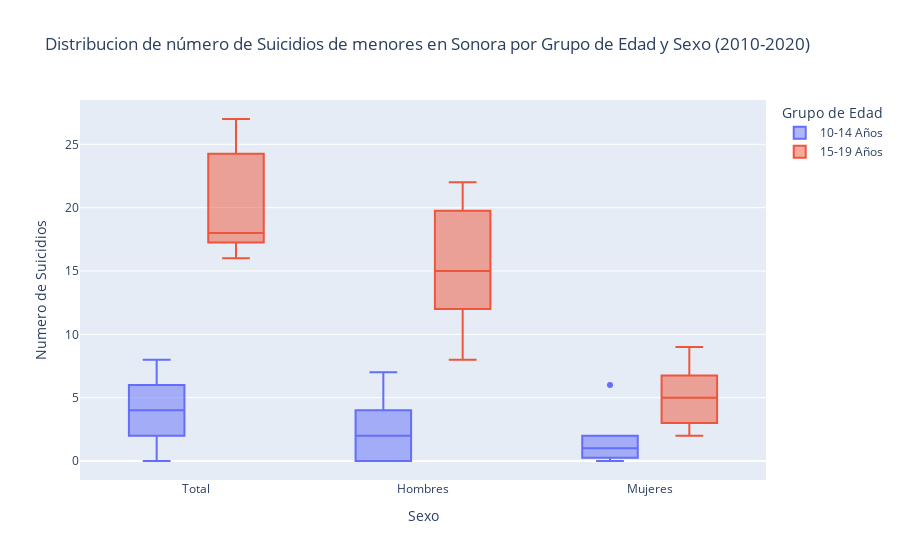

Notebook code for this chart:
### Code cell
fig = px.box(sonora_data_tidy, x="sexo", y="suicidios", color='grupo_edad',
             title='Distribucion de número de Suicidios de menores en Sonora por Grupo de Edad y Sexo (2010-2020)',
                labels={'suicidios' : 'Numero de Suicidios',
                        'grupo_edad': 'Grupo de Edad',
                        'sexo':'Sexo'})
newnames = {'suicidios_edad_10_14':'10-14 Años', 'suicidios_edad_15_19': '15-19 Años'}
fig.for_each_trace(lambda t: t.update(name = newnames[t.name],
                                      legendgroup = newnames[t.name],
                                      hovertemplate = t.hovertemplate.replace(t.name, newnames[t.name])
                                     )
                  )
fig.show()

### Figure 1 — Plotly figure (JSON) as saved in the notebook; plotly's stock layout.template omitted (floating-point values rounded to 4 significant figures)
{"data": [{"alignmentgroup": "True", "hovertemplate": "Grupo de Edad=10-14 Años<br>Sexo=%{x}<br>Numero de Suicidios=%{y}<extra></extra>", "legendgroup": "10-14 Años", "marker": {"color": "#636efa"}, "name": "10-14 Años", "notched": false, "offsetgroup": "suicidios_edad_10_14", "orientation": "v", "showlegend": true, "type": "box", "x": ["Total", "Hombres", "Mujeres", "Total", "Hombres", "Mujeres", "Total", "Hombres", "Mujeres", "Total", "Hombres", "Mujeres", "Total", "Hombres", "Mujeres", "Total", "Hombres", "Mujeres", "Total", "Hombres", "Mujeres", "Total", "Hombres", "Mujeres", "Total", "Hombres", "Mujeres", "Total", "Hombres", "Mujeres", "Total", "Hombres", "Mujeres"], "x0": " ", "xaxis": "x", "y": [6, 0, 6, 0, 0, 0, 1, 0, 1, 6, 4, 2, 4, 2, 2, 6, 4, 2, 2, 0, 2, 2, 2, 0, 8, 7, 1, 6, 6, 0, 2, 1, 1], "y0": " ", "yaxis": "y"}, {"alignmentgroup": "True", "hovertemplate": "Grupo de Edad=15-19 Años<br>Sexo=%{x}<br>Numero de Suicidios=%{y}<extra></extra>", "legendgroup": "15-19 Años", "marker": {"color": "#EF553B"}, "name": "15-19 Años", "notched": false, "offsetgroup": "suicidios_edad_15_19", "orientation": "v", "showlegend": true, "type": "box", "x": ["Total", "Hombres", "Mujeres", "Total", "Hombres", "Mujeres", "Total", "Hombres", "Mujeres", "Total", "Hombres", "Mujeres", "Total", "Hombres", "Mujeres", "Total", "Hombres", "Mujeres", "Total", "Hombres", "Mujeres", "Total", "Hombres", "Mujeres", "Total", "Hombres", "Mujeres", "Total", "Hombres", "Mujeres", "Total", "Hombres", "Mujeres"], "x0": " ", "xaxis": "x", "y": [18, 12, 6, 26, 19, 7, 18, 12, 6, 17, 12, 5, 16, 14, 2, 22, 20, 2, 17, 8, 9, 18, 15, 3, 27, 20, 7, 20, 15, 5, 25, 22, 3], "y0": " ", "yaxis": "y"}], "layout": {"boxmode": "group", "legend": {"title": {"text": "Grupo de Edad"}, "tracegroupgap": 0}, "title": {"text": "Distribucion de número de Suicidios de menores en Sonora por Grupo de Edad y Sexo (2010-2020)"}, "xaxis": {"anchor": "y", "domain": [0, 1], "title": {"text": "Sexo"}}, "yaxis": {"anchor": "x", "domain": [0, 1], "title": {"text": "Numero de Suicidios"}}}}
